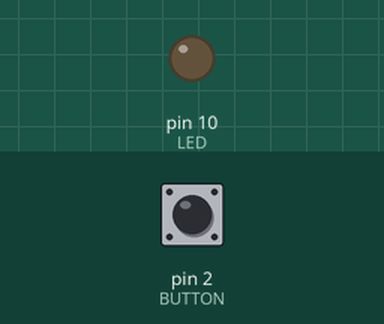
Recording of a sketch running on a simulated Arduino Uno, built with avr-gcc and run on an emulated ATmega328P. Parts: output pins drawn as LEDs (lit = HIGH). The test bench sets the inputs (shaded band); at power-on: pin 2 (BUTTON) LOW. What the sketch prints to the serial monitor is not drawn.

Above: at 1.2 s.
1.3 s: pin 2 (BUTTON) pulled HIGH for 0.15 s
At 2.1 s:
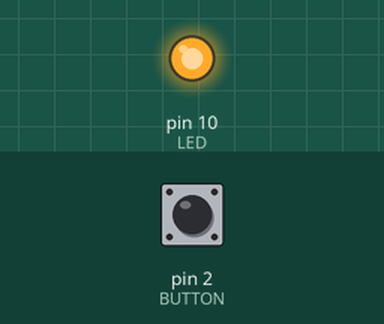
Timing chart, 0 to 12.8 s (numbered marks = the images above; inputs shaded):
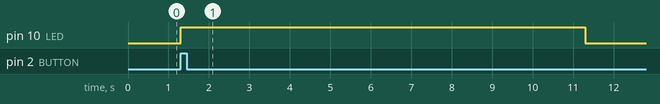

The sketch:

flashing_green_and_red.ino
```cpp
#define LED 10
#define BUTTON 2

void setup() {
  Serial.begin(9600);

  pinMode(LED, OUTPUT);
  pinMode(BUTTON, INPUT);
}

void loop() {
  digitalWrite(LED, LOW);

  if(digitalRead(BUTTON) == HIGH) {
    digitalWrite(LED, HIGH);
    delay(10000);
    digitalWrite(LED, LOW);
    Serial.println("el led se prendio por 10 segundos");
  }
}
```

Measured:
- after the input at 1.3 s, pin 10 (LED): LOW → HIGH at once, → LOW 10.0 s later
